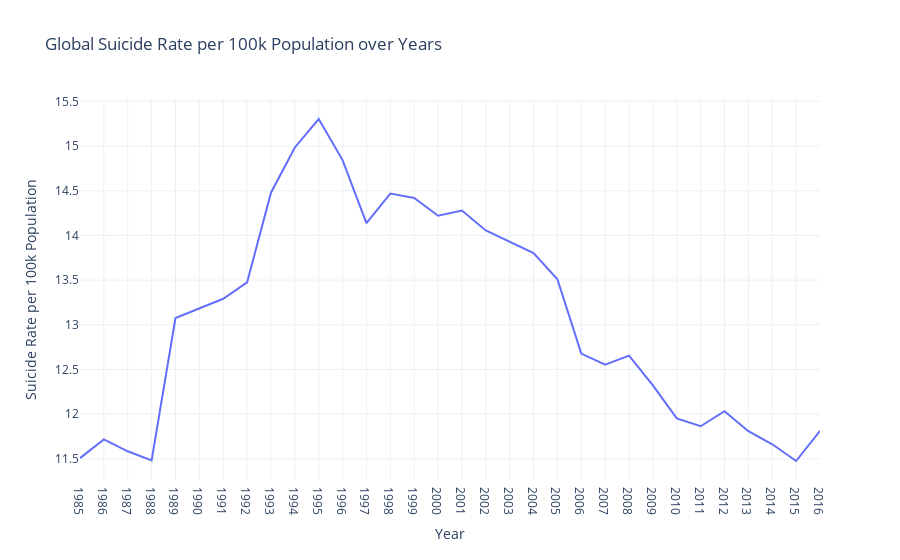

Notebook code for this chart:
### Code cell
# Plotly interactive plot
fig = px.line(annual_data, x='year', y='suicide_rate_per_100k', title='Global Suicide Rate per 100k Population over Years')

# Update layout
fig.update_layout(
    xaxis_title='Year',
    yaxis_title='Suicide Rate per 100k Population',
    xaxis=dict(type='category'),
    yaxis=dict(type='linear'),
    hovermode='x unified',
    template='plotly_white'
)

# Show the plot
fig.show()

### Figure 1 — Plotly figure (JSON) as saved in the notebook; plotly's stock layout.template omitted (floating-point values rounded to 4 significant figures)
{"data": [{"hovertemplate": "year=%{x}<br>suicide_rate_per_100k=%{y}<extra></extra>", "legendgroup": "", "line": {"color": "#636efa", "dash": "solid"}, "marker": {"symbol": "circle"}, "mode": "lines", "name": "", "orientation": "v", "showlegend": false, "x": [1985, 1986, 1987, 1988, 1989, 1990, 1991, 1992, 1993, 1994, 1995, 1996, 1997, 1998, 1999, 2000, 2001, 2002, 2003, 2004, 2005, 2006, 2007, 2008, 2009, 2010, 2011, 2012, 2013, 2014, 2015, 2016], "xaxis": "x", "y": [11.51, 11.72, 11.58, 11.48, 13.08, 13.18, 13.29, 13.47, 14.48, 14.98, 15.3, 14.84, 14.14, 14.47, 14.42, 14.22, 14.28, 14.05, 13.93, 13.8, 13.51, 12.68, 12.55, 12.65, 12.32, 11.95, 11.86, 12.03, 11.81, 11.66, 11.47, 11.81], "yaxis": "y", "type": "scatter"}], "layout": {"xaxis": {"anchor": "y", "domain": [0, 1], "title": {"text": "Year"}, "type": "category", "range": [0, 31], "autorange": true}, "yaxis": {"anchor": "x", "domain": [0, 1], "title": {"text": "Suicide Rate per 100k Population"}, "type": "linear", "range": [11.26, 15.51], "autorange": true}, "legend": {"tracegroupgap": 0}, "title": {"text": "Global Suicide Rate per 100k Population over Years"}, "hovermode": "x unified", "autosize": true}}
